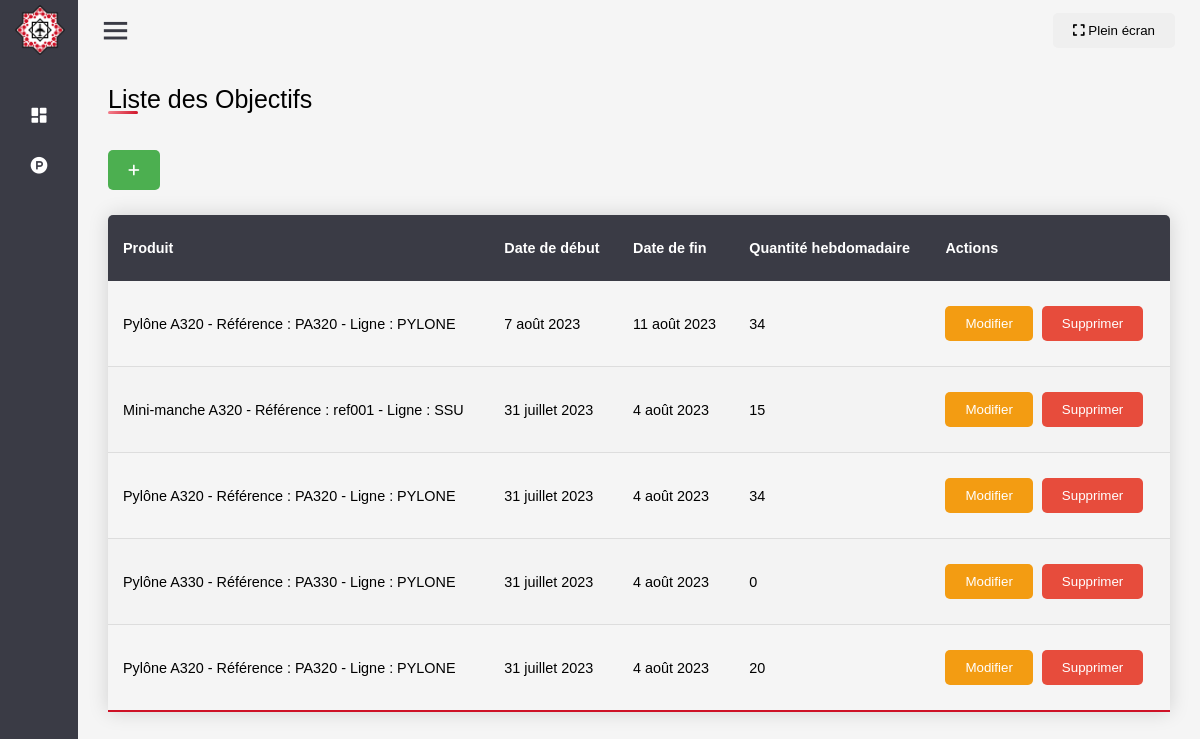
The page /produits/objectifs-hebdo/ on the database its author committed.
### product/models.py (models this page shows, shortened)
class ObjectifHebdo(models.Model):
    produit = models.ForeignKey(Produit, on_delete=models.CASCADE)
    numero_semaine = models.IntegerField(default=1)  # Ajouter une valeur par défaut ici
    choix_clients = (
        ("Airbus", "Airbus"),
        ("Boeing", "Boeing"),
        ("Comac", "Comac"),
    )
    client = models.CharField(choices=choix_clients, max_length=30)
    date_debut = models.DateField()
    date_fin = models.DateField()
    quantite = models.IntegerField()
    utilisateur = models.ForeignKey(User, null=True, on_delete=models.CASCADE)

class Produit(models.Model):
    reference = models.CharField(max_length=100)  # La référence du produit
    nom = models.CharField(max_length=200)  # Le nom du produit
    photo = models.ImageField(upload_to=upload_to, null=True, blank=True)  # La photo du produit (optionnelle)
    ligne_production = models.ForeignKey(LigneProd, on_delete=models.CASCADE, related_name='produits')  # La ligne de production à laquelle le produit est associé
    def __str__(self):
        return f"{self.nom} - Référence : {self.reference} - Ligne : {self.ligne_production.nom}"

class LigneProd(models.Model):
    nom = models.CharField(max_length=100)
    etat = models.CharField(max_length=2, choices=[('OK', 'OK'), ('KO', 'KO')])  # L'état de la ligne de production (OK ou KO)
    commentaire = models.CharField(max_length=300, null=True,)  # Un commentaire sur l'état de la ligne de production

### product/views.py (the view)
# urls.py: path('objectifs-hebdo/', views.liste_objectifs_hebdo, name='liste_objectifs_hebdo'),
def liste_objectifs_hebdo(request):
    objectifs = ObjectifHebdo.objects.all().order_by('-date_debut')
    context = {
        'objectifs': objectifs,
    }
    return render(request, 'liste_objectifs_hebdo.html', context)

### product/templates/liste_objectifs_hebdo.html
{% extends 'base_template.html' %}
{% load static %}
{% block content %}
<div class="container">
    <div class="title">Liste des Objectifs</div> </br></br>
    <a href="{% url 'ajouter_objectif_hebdo' %}"><button class="ajouter" style="background-color: #4CAF50; height: 40px;" ><i class="fas fa-plus"></i></button></a>
    <table id="tbl" class="content-table">
        <thead>
            <tr>
                <th>Produit</th>
                <th>Date de début</th>
                <th>Date de fin</th>
                <th>Quantité hebdomadaire</th>
                <th>Actions</th>
            </tr>
        </thead>
        <tbody>
            {% for objectif in objectifs %}
            <tr>
                <td>{{ objectif.produit }}</td>
                <td>{{ objectif.date_debut }}</td>
                <td>{{ objectif.date_fin }}</td>
                <td>{{ objectif.quantite }}</td>
                <td>
                    <a href="{% url 'modifier_objectif_hebdo' pk=objectif.pk %}"><button class="modifier">Modifier</button></a>
                    <a href="{% url 'supprimer_objectif_hebdo' objectif_hebdo_id=objectif.pk %}"><button class="supprimer" >Supprimer</button></a>
                </td>
            </tr>
            {% endfor %}
        </tbody>
    </table>
</div>
{% endblock %}

### product/templates/base_template.html (shortened to what this page needs)
<!DOCTYPE html>
<html lang="en" dir="ltr">
{% load static %}
<head>
    <link rel="stylesheet" href="{% static 'css/style.css' %}">
    <link href='https://unpkg.com/boxicons@2.0.7/css/boxicons.min.css' rel='stylesheet'>
    <link rel="stylesheet"
        href="https://gc.kis.v2.scr.kaspersky-labs.com/E3E8934C-235A-4B0E-825A-35A08381A191/abn/main.css?attr=aHR0cHM6Ly9jZHBuLmlvL3BpeXVzaHBkL2Z1bGxwYWdlL3JOQkpaV0I" />
    <link rel="stylesheet" href="https://cdnjs.cloudflare.com/ajax/libs/font-awesome/6.0.0-beta3/css/all.min.css">
</head>
<body>
    <div class="sidebar close">
        <div class="logo-details">
            <img src="{% static 'images/produits/rfm.png' %}" alt="Logo Collins Aerospace" class="logo_img"
                style="width: 50px; height: auto; margin: 15px;">
        </div>
        <ul class="nav-links">
            <li>
                <a href="#">
                    <i class='bx bxs-dashboard'></i>
                </a>
            </li>
            <li>
                <div class="iocn-link">
                    <a href="#">
                        <i class='bx bxl-product-hunt'></i>
                    </a>
                </div>
            </li>
        </ul>
    </div>
    <section class="home-section">
        <div class="home-content">
            <i class='bx bx-menu'></i>
            <button id="bouton-plein-ecran"><i class="fas fa-expand"></i> Plein écran</button>
        </div>
        {% block content %}{% endblock %}
    </section>
</body>
</html>

### static/css/style.css (style rules this page uses)
html { background-color: whitesmoke; }
* { margin: 0; padding: 0; box-sizing: border-box; font-family: 'Arial', sans-serif; }
.sidebar { position: fixed; top: 0; left: 0; height: 100%; width: 260px; background: #3a3b45; z-index: 100; transition: all 0.5s ease; }
.sidebar.close { width: 78px; }
.sidebar .logo-details { height: 60px; width: 100%; display: flex; align-items: center; }
.sidebar .nav-links { height: 100%; padding: 30px 0 150px 0; overflow: auto; }
.sidebar.close .nav-links { overflow: visible; }
.sidebar .nav-links li { position: relative; list-style: none; transition: all 0.4s ease; }
.sidebar .nav-links li .iocn-link { display: flex; align-items: center; justify-content: space-between; }
.sidebar.close .nav-links li .iocn-link { display: block }
.sidebar .nav-links li i { height: 50px; min-width: 78px; text-align: center; line-height: 50px; color: #fff; font-size: 20px; cursor: pointer; transition: all 0.3s ease; }
.sidebar .nav-links li a { color:white; display: flex; align-items: center; text-decoration: none; }
.home-section { position: relative; background: whitesmoke; height: 100vh; left: 260px; width: calc(100% - 260px); transition: all 0.5s ease; }
.sidebar.close ~ .home-section { left: 78px; width: calc(100% - 78px); }
.home-section .home-content { height: 60px; display: flex; align-items: center; justify-content: space-between; padding: 0 20px; }
.home-section .home-content .bx-menu, .home-section .home-content .text { color: #3a3b45; font-size: 35px; }
.home-section .home-content .bx-menu { cursor: pointer; }
.content-table { border-collapse: collapse; margin: 25px 0; font-size: 0.9em; min-width: 100%; border-radius: 5px 5px 0 0; overflow: hidden; box-shadow: 0 0 20px rgba(0, 0, 0, 0.15); }
.content-table thead tr { background-color: #3a3b45; color: #ffffff; text-align: left; font-weight: bold; }
.content-table th, .content-table td { padding: 25px 15px; }
.content-table tbody tr { border-bottom: 1px solid #dddddd; }
.content-table tbody tr:nth-of-type(even) { background-color: #f3f3f3; }
.content-table tbody tr:last-of-type { border-bottom: 2px solid #CE1126; }
button { padding: 10px 20px; color: #fff; border: none; border-radius: 5px; cursor: pointer; margin-right: 5px; }
a { text-decoration: none; display: inline-block; }
.modifier { background-color: #f39c12; }
.supprimer { background-color: #e74c3c; }
.container { height: 100%; width: 100%; background-color: whitesmoke; padding: 25px 30px; margin-bottom: 0px; }
.container .title { font-size: 25px; font-weight: 500; position: relative; }
.container .title::before { content: ""; position: absolute; left: 0; bottom: 0; height: 3px; width: 30px; border-radius: 5px; background: linear-gradient(135deg, #f58490, #CE1126); }
.close { color: #aaa; float: right; font-size: 28px; font-weight: bold; }

### product/templates/base_template.html (style rules this page uses)
button#bouton-plein-ecran { color:black; }

### rows shown on the page
ObjectifHebdo: produit "Pylône A320 - Référence : PA320 - Ligne : PYLONE", date_debut "7 août 2023", date_fin "11 août 2023", quantite "34"
ObjectifHebdo: produit "Mini-manche A320 - Référence : ref001 - Ligne : SSU", date_debut "31 juillet 2023", date_fin "4 août 2023", quantite "15"
ObjectifHebdo: produit "Pylône A320 - Référence : PA320 - Ligne : PYLONE", date_debut "31 juillet 2023", date_fin "4 août 2023", quantite "34"
ObjectifHebdo: produit "Pylône A330 - Référence : PA330 - Ligne : PYLONE", date_debut "31 juillet 2023", date_fin "4 août 2023", quantite "0"
ObjectifHebdo: produit "Pylône A320 - Référence : PA320 - Ligne : PYLONE", date_debut "31 juillet 2023", date_fin "4 août 2023", quantite "20"
